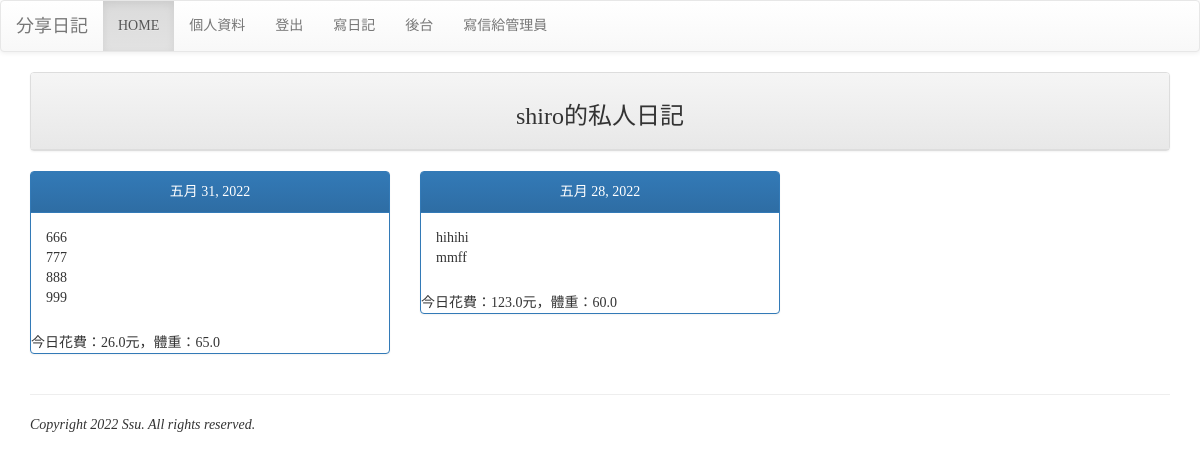
Screenshot of /board/ (signed in) with the database file from the repository.
### board/models.py (models this page shows, shortened)
class Diary(models.Model):
	user = models.ForeignKey(auth.models.User, on_delete=models.CASCADE)
	budget = models.FloatField(default=0)
	weight = models.FloatField(default=0)
	note = models.TextField()
	ddate = models.DateField()

### board/views.py (the view)
# urls.py: path('board/',board.index),
def index(request, pid=None, del_pass=None):
	if request.user.is_authenticated:
		username = request.user.username
		useremail = request.user.email
	try:
		user = auth.models.User.objects.get(username=username)
		diaries = models.Diary.objects.filter(user=user).order_by('-ddate')
	except:
		pass
	return(render(request, "board/index.html",locals()))

### templates/board/index.html (shortened to what this page needs)
{% extends "board/base.html" %}
{% block content %}
<div class="container">
	<div class="row">
		<div class="col-md-12">
			<div class="panel panel-default">
				<div class="panel-heading" align="center">
					<h3>{{ username | default:"我"}}的私人日記</h3>
				</div>
			</div>
		</div>
	</div>
	{% for diary in diaries %}
		{% cycle "<div class='row'>" "" ""%}
			<div class="col-md-4">
				<div class="panel panel-primary">
					<div class="panel-heading" align="center">
						{{diary.ddate}}
					</div>
					<div class="panel-body">
						{{diary.note | linebreaks}}
					</div>
					<div class="panel-foot">
						今日花費：{{diary.budget}}元，體重：{{diary.weight}}
					</div>
				</div>
			</div>
	{% empty %}
		<h3><em>請先登入</em></h3>
	{% endfor %}
</div>
{% endblock %}

### templates/board/base.html (style rules this page uses)
h1, h2, h3, h4, h5, p, div { font-family: '微軟正黑體'; }

### rows the page displays
Diary: ddate "五月 31, 2022", note "666 777 888 999", budget "26.0", weight "65.0"
Diary: ddate "五月 28, 2022", note "hihihi mmff", budget "123.0", weight "60.0"

### other values shown
{{ username | default:"我" }} "shiro"
